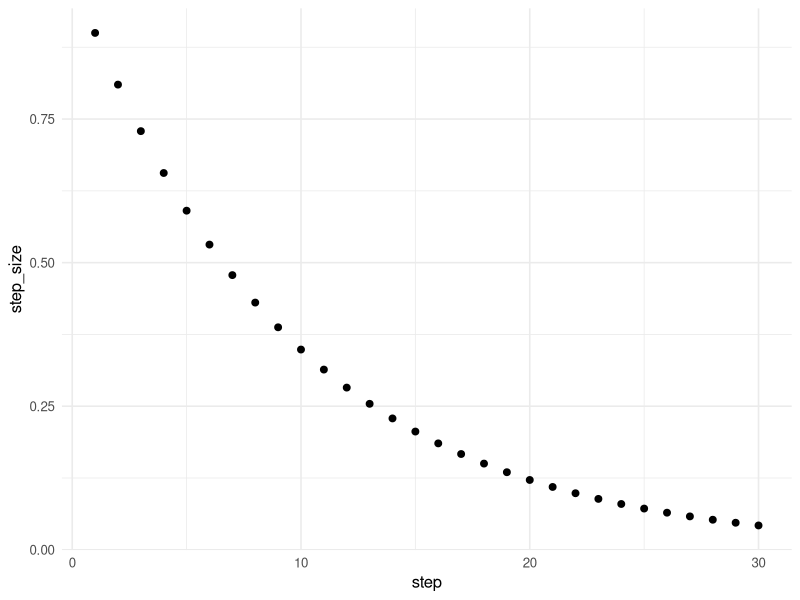
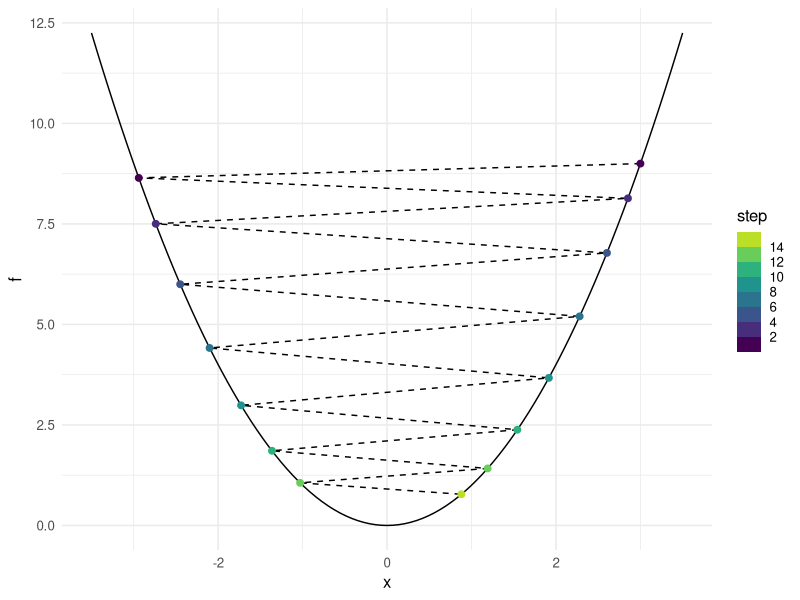
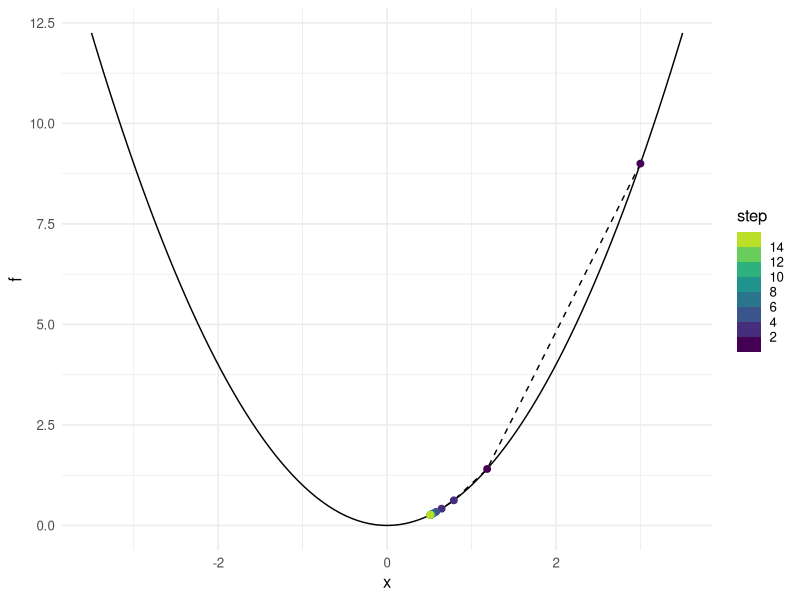
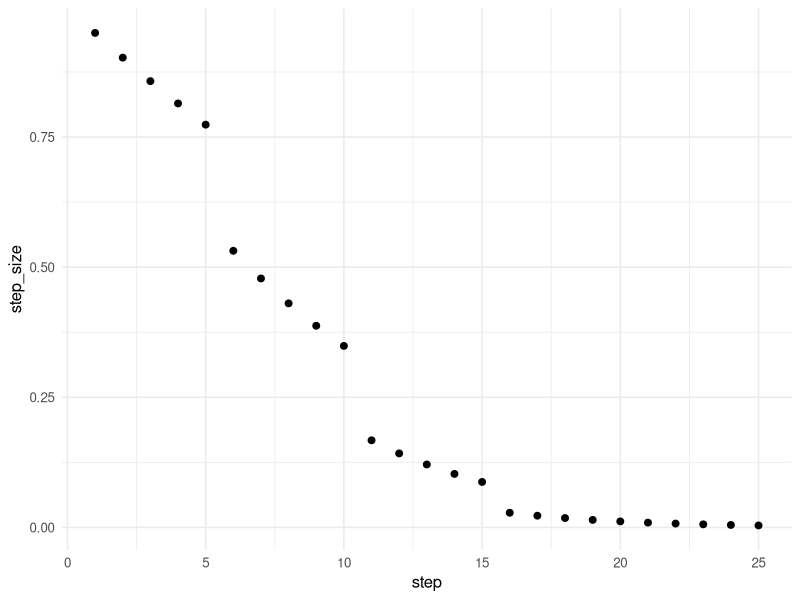
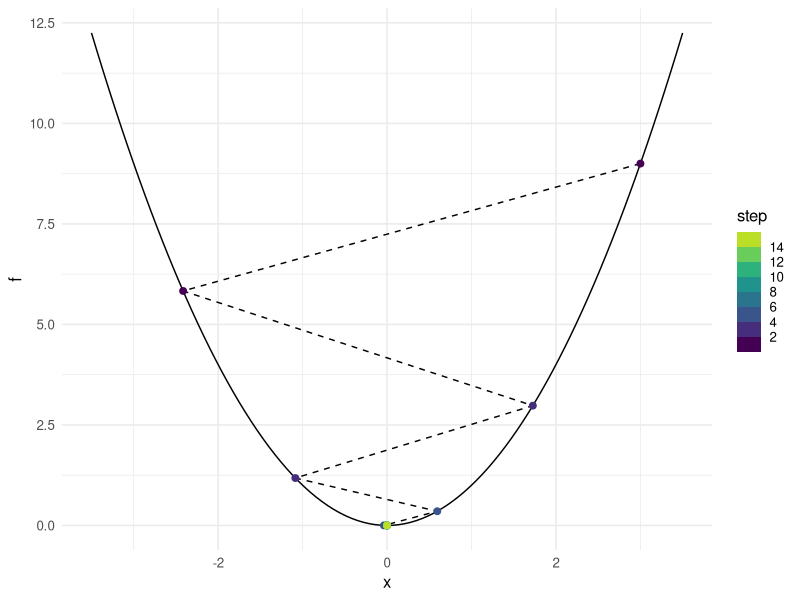
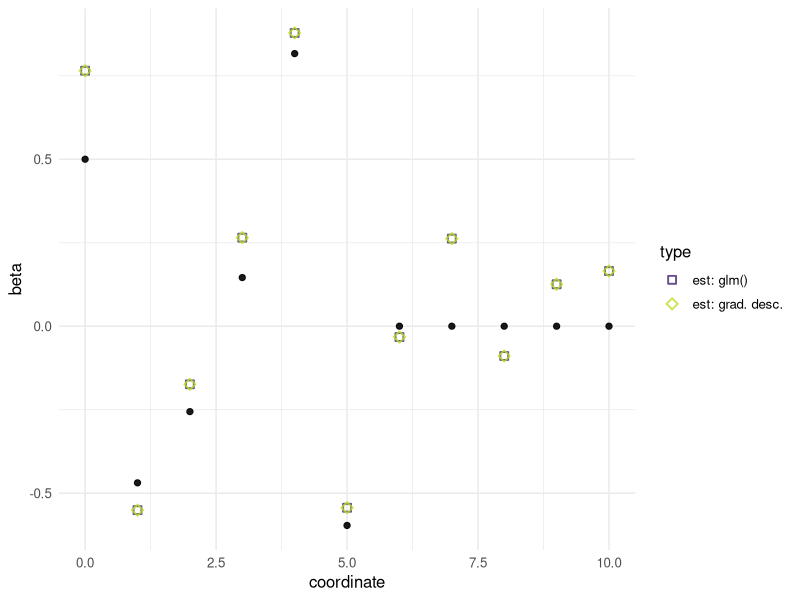
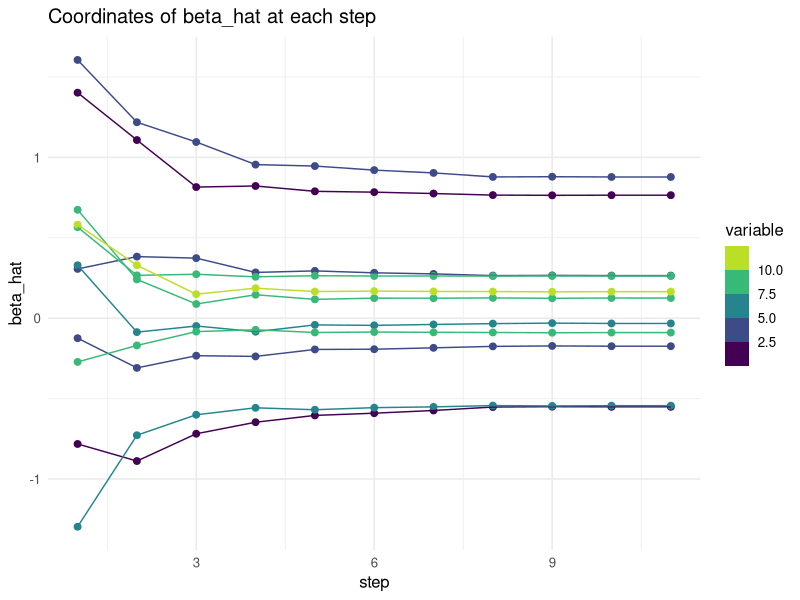
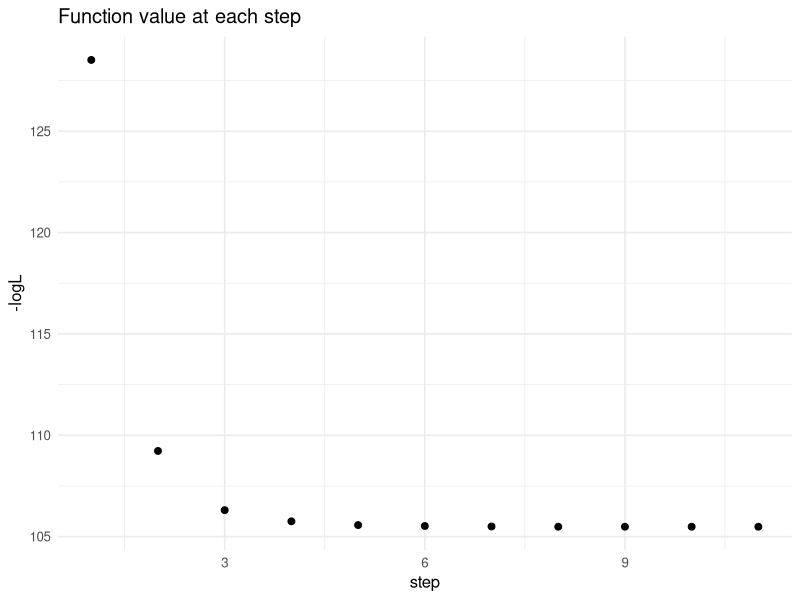

The R source for these figures, in order:
## ---- chunk 1
knitr::opts_chunk$set(echo = TRUE)
library(tidyverse)
theme_set(theme_minimal(base_size = 12))
## ---- chunk 2
# Function to minimize
f <- function(x) x^4
# Derivative (because it's univariate)
grad_f <- function(x) 4 * x^3
xn <- 1 # starting point
fn <- f(xn)
step_size <- .1
for (step in 1:5) {
  # Update step
  xn <- xn - step_size * grad_f(xn)
  # Show results
  cat(paste0("At step ", step,
             ", xn = ", round(xn, 5),
             " and f(xn) = ", round(f(xn), 5)), "\n")
}
## ---- chunk 3
gamma <- .9
data.frame(step = 1:30) |> 
  mutate(step_size = gamma^step) |>
  ggplot(aes(x = step, y = step_size)) + geom_point(size = 2)
## ---- chunk 4
f <- function(x) x^2 # Function to optimize
grad_f <- function(x) 2 * x # Gradient of f
max_steps <- 15
x0 <- 3 # starting point
gamma <- .995
# ... (rest of the code not displayed)
## ---- chunk 5
# Tracking the path for plotting
xnext <- x0
algorithm_path <- 
  data.frame(step = 1:max_steps,
             x = numeric(max_steps),
             f = numeric(max_steps))
step <- 1
algorithm_path$x[step] <- xnext
algorithm_path$f[step] <- f(xnext)
# Main loop of gradient descent
while (step < max_steps) {
  xlast <- xnext
  step <- step + 1
  # Updating x, notice the step size
  xnext <- xlast - gamma^step * grad_f(xlast)
  # Tracking x and f(x) for plot
  algorithm_path$x[step] <- xnext
  algorithm_path$f[step] <- f(xnext)
}
## ---- chunk 6
ggplot() +
  xlim(-x0 -.5, x0 +.5) +
  # Show f(x)
  geom_function(fun = f) + 
  # Show alg. path
 geom_path(aes(x, f), linetype = "dashed",
    data = algorithm_path) + 
 geom_point(aes(x, f, color = step),
    data = algorithm_path, size = 2) +
  scale_color_binned(type = "viridis", n.breaks = 8, end = .9)
## ---- chunk 7
gamma <- .55
## ---- chunk 8
algorithm_path <- 
  data.frame(step = 1:max_steps,
             x = numeric(max_steps),
             f = numeric(max_steps))
step <- 1
algorithm_path$x[step] <- x0
algorithm_path$f[step] <- f(x0)
while (step < max_steps) {
  xlast <- algorithm_path$x[step]
  step <- step + 1
  xnext <- xlast - gamma^step * grad_f(xlast)
  algorithm_path$x[step] <- xnext
  algorithm_path$f[step] <- f(xnext)
}
ggplot() +
  xlim(-x0 -.5, x0 +.5) +
  geom_function(fun = f) + 
 geom_path(aes(x, f), linetype = "dashed",
    data = algorithm_path) + 
 geom_point(aes(x, f, color = step),
    data = algorithm_path, size = 2) +
  scale_color_binned(type = "viridis", n.breaks = 8, end = .9)
## ---- chunk 9
grad_f(xnext) # numerically close to zero?
## ---- chunk 10
gamma^step * grad_f(xnext)
## ---- chunk 11
gamma <- c(rep(.95, 5), rep(.9, 5), rep(.85, 5), rep(.8, 10))
data.frame(step = 1:25, gamma = gamma) |> 
  mutate(step_size = gamma^step) |>
  ggplot(aes(x = step, y = step_size)) + geom_point(size = 2)
## ---- chunk 12
# Tracking the path for plotting
algorithm_path <- 
  data.frame(step = 1:max_steps,
             x = numeric(max_steps),
             f = numeric(max_steps))
step <- 1
algorithm_path$x[step] <- x0
algorithm_path$f[step] <- f(x0)
# Main loop of gradient descent
while (step < max_steps) {
  xlast <- algorithm_path$x[step]
  step <- step + 1
  # Updating x, notice the step size
  xnext <- xlast - gamma[step]^step * grad_f(xlast)
  # Tracking x and f(x) for plot
  algorithm_path$x[step] <- xnext
  algorithm_path$f[step] <- f(xnext)
}
# Plot results
ggplot() +
  xlim(-x0-.5, x0+.5) +
  # Show f(x)
  geom_function(fun = f) + 
  # Show alg. path
 geom_path(aes(x, f), linetype = "dashed",
    data = algorithm_path) + 
 geom_point(aes(x, f, color = step),
    data = algorithm_path, size = 2) +
  scale_color_binned(type = "viridis", n.breaks = 8, end = .9)
## ---- chunk 13
# See e.g. lecture slides 
logL <- function(X, Y, beta) {
  Xbeta <- X %*% beta
  expXbeta <- exp(-Xbeta)
  exp_ratio <- 1/(1+expXbeta)
  sum(Y * log(exp_ratio) + (1-Y) * log(1-exp_ratio))
}
## ---- chunk 14
# Note: This value of h is chosen to be
# on the order of magnitude of the cube-root
# of .Machine$double.eps, which helps avoid
# some numerical approximation errors
numeric_grad <- function(X, Y, beta, h = 1e-06) {
  # Approximate each coordinate of the gradient
  numerator <- sapply(1:length(beta), function(j) {
    H <- rep(0, length(beta))
    H[j] <- h # step in coordinate j
    logL(X, Y, beta + H) - logL(X, Y, beta - H)
  })
  numerator / (2*h)
}
## ---- chunk 15
# Setting parameters
set.seed(1)
# Try changing some parameters
n <- 200
p <- 10
sparsity <- p/2
nonzero_beta <- runif(sparsity, min = -1, max = 1)
# or, e.g. rep(1, sparsity), runif(sparsity, min = -1, max = 1)
true_beta <- c(.5, nonzero_beta, rep(0, p - sparsity))
## ---- chunk 16
# Generating simulated data
X <- cbind(rep(1, n), matrix(rnorm(n*p), nrow = n))
mu <- X %*% true_beta
px <- exp(mu)/(1+exp(mu))
Y <- rbinom(n, 1, prob = px)
train_ld <- data.frame(y = as.factor(Y), x = X)
fit_glm <- glm(Y ~ X-1, family = "binomial")
# to compare with our results later
## ---- chunk 17
# Initialize and take first step
max_steps <- 50 # try ~3 for comparison
beta_prev2 <- rnorm(ncol(X)) # random start
#beta_prev2 <- c(mean(Y), cor(X[,-1], Y)) # "warm" start
grad_prev2 <- numeric_grad(X, Y, beta_prev2)
beta_prev1 <- beta_prev2 + 0.1 * grad_prev2 / sqrt(sum(grad_prev2^2))
grad_prev1 <- numeric_grad(X, Y, beta_prev1)
previous_loss <- logL(X, Y, beta_prev2)
next_loss <- logL(X, Y, beta_prev1)
# Store coefficient path
beta_mat <- rbind(beta_prev2,
                  beta_prev1,
                  matrix(0, nrow = max_steps - 1, ncol = ncol(X)))
rownames(beta_mat) <- NULL
beta_path <- data.frame(step = 0:max_steps,
                        logL = c(previous_loss, next_loss, rep(0, max_steps - 1)),
                        b = beta_mat) |>
  rename_with(~str_remove(.x, 'b.'))
steps <- 1
## ---- chunk 18
# Repeat until convergence
tol <- 1e-5 # (error) tolerance
while (abs(previous_loss - next_loss) > tol) {
  # Compute BB step size
  grad_diff <- grad_prev1 - grad_prev2
  step_BB <- sum((beta_prev1 - beta_prev2) * grad_diff) / sum(grad_diff^2)
  beta_prev2 <- beta_prev1
  
  # Update step
  beta_prev1 <- beta_prev1 - step_BB * grad_prev1
  
  # Shift previous steps
  grad_prev2 <- grad_prev1
  grad_prev1 <- numeric_grad(X, Y, beta_prev1)  
  previous_loss <- next_loss
  next_loss <- logL(X, Y, beta_prev1)
  
  # Print loss every 5 steps, track path, control loop
  if (round(steps/5) == steps/5) print(previous_loss)
  steps <- steps + 1
  beta_path[steps, 2] <- next_loss
  beta_path[steps, 3:ncol(beta_path)] <- beta_prev1
  if (steps > max_steps) break
}
## ---- chunk 19
steps - 1 # not counting starting point
## ---- chunk 20
beta_plot_df <- data.frame(
  coordinate = 0:p,
  beta = c(true_beta, fit_glm |> coef(), beta_prev1),
  type = c(rep("true beta", p+1), rep("est: glm()", p+1), rep("est: grad. desc.", p+1)))
beta_plot_df |>
  filter(type != "true beta") |>
    ggplot(aes(coordinate,
               beta,
               color = type)) +
  geom_point(alpha = .8, size = 2, stroke = 1,
              aes(shape = type)) +
  scale_shape_manual(values = c(0, 5)) +
  geom_point(size = 1.8, color = "black", alpha = .9,
    data = beta_plot_df |> filter(type == "true beta")) + scale_color_viridis_d(begin = .1, end = .9, direction = 1)
## ---- chunk 21
beta_path <- beta_path[1:steps, ]
beta_long <- beta_path[-1, ] |>
  pivot_longer(cols = num_range("", 1:(p+1)),
               names_to = "variable",
               values_to = "beta_hat") |>
  mutate(variable = as.numeric(variable))
beta_long |>
  ggplot(aes(x = step,
             y = beta_hat,
             group = variable,
             color = variable)) +
  geom_point(size = 2) + 
  geom_line() + 
  scale_color_viridis_b(end = .9) +
  ggtitle("Coordinates of beta_hat at each step")
## ---- chunk 22
beta_path[-1, ] |>
  ggplot(aes(step, -logL)) +
  geom_point(size = 2) +
  scale_x_continuous(breaks = (1:4) * floor(steps/4)) +
  ggtitle("Function value at each step")
## ---- chunk 23
distances <- sapply(2:steps, function(step) {
 sqrt(sum((beta_path[step, -c(1:2)] - beta_path[step-1, -c(1:2)])^2))
})
data.frame(step = 1:length(distances),
           distance = distances) |>
  ggplot(aes(step, distance)) + 
  scale_x_continuous(breaks = (1:4) * floor(steps/4)) +
  geom_point(size = 2) + ggtitle("Euclidean distance traversed per update")
